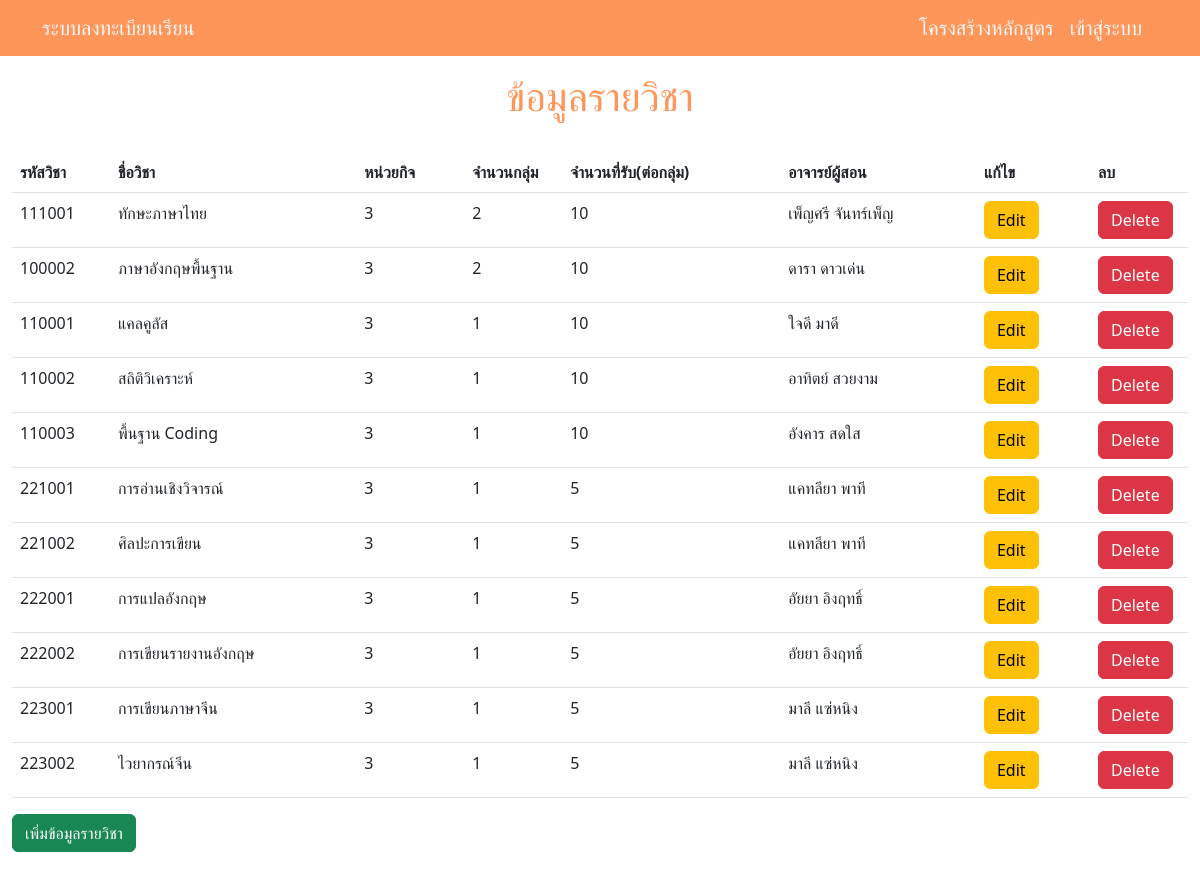
/Course_show.php, run on the app's committed database.
### tables this page shows
CREATE TABLE `course` (
  `cou_id` varchar(6) NOT NULL,
  `cou_name` varchar(30) NOT NULL,
  `cou_credit` int(1) NOT NULL,
  `cou_num_of_group` int(20) NOT NULL,
  `cou_num_of_student` int(10) NOT NULL,
  `cou_building` varchar(30) NOT NULL,
  `sche_Emp_id` varchar(8) DEFAULT NULL
);

CREATE TABLE `employee` (
  `user_id` varchar(8) NOT NULL,
  `emp_fname` varchar(30) NOT NULL,
  `emp_lname` varchar(30) NOT NULL,
  `ra_id` varchar(2) NOT NULL,
  `emp_phone` varchar(10) NOT NULL,
  `emp_enroll` date NOT NULL,
  `emp_email` text NOT NULL,
  `emp_address` text NOT NULL,
  `emp_birth` date DEFAULT NULL,
  `fac_id` varchar(8) NOT NULL,
  `emp_gender` varchar(8) NOT NULL
);

### Course_show.php (the view, shortened to what this page needs)
<?php
include 'conn.php';
?>
<!DOCTYPE html>
<html lang="en">
<head>
    <link href="https://cdn.jsdelivr.net/npm/bootstrap@5.3.0-alpha1/dist/css/bootstrap.min.css" rel="stylesheet">
</head>
<body>
<?php include "navbar.php"; ?>
<div class="container-fluid py-5">
        <br>
        <div class="col-md-auto">
            <h1 class="text-center" style="color: #fe965a;">ข้อมูลรายวิชา</h1><br>
        </div>
        <table class="table">
            <thead>
                <tr>
                    <th class="col-1">รหัสวิชา</th>
                    <th>ชื่อวิชา</th>
                    <th>หน่วยกิจ</th>
                    <th class="col-1">จำนวนกลุ่ม</th>
                    <th>จำนวนที่รับ(ต่อกลุ่ม)</th>
                    <th>อาจารย์ผู้สอน</th>
                    <th>แก้ไข</th>
                    <th class="col-1">ลบ</th>
                </tr>
            </thead>
            <tbody>
                <?php $sql = "SELECT * FROM course
                INNER JOIN sche_employee ON course.sche_Emp_id = sche_employee.sche_Emp_id
                INNER JOIN employee ON sche_employee.user_id = employee.user_id";
                $result = mysqli_query($conn,$sql);
                while ($row = mysqli_fetch_assoc($result)):
                ?>
                <tr>
                    <td>
                        <?php echo $row['cou_id']; ?>
                    </td>
                    <td>
                        <?php echo $row['cou_name']; ?>
                    </td>
                    <td>
                        <?php echo $row['cou_credit']; ?>
                    </td>
                    <td>
                        <?php echo $row['cou_num_of_group']; ?>
                    </td>
                    <td>
                        <?php echo $row['cou_num_of_student']; ?>
                    </td>
                    <td>
                        <?php echo $row['emp_fname']." ".$row['emp_lname']; ?>
                    </td>
                    <td ><a href="JavaScript:if(confirm('Confirm Edit?')==true){window.location='form/Course_editForm.php?couID=<?php echo $row['cou_id'];?>';} "class="btn btn-warning">Edit</a></td>
                    <td ><a href="JavaScript:if(confirm('Confirm Delete?')==true){window.location='funtion/Course_delete.php?couID=<?php echo $row['cou_id'];?>';}"class="btn btn-danger">Delete</a></td>
                </tr>
                <?php endwhile; ?>
            </tbody>
        </table>
        <a href="form/Course_addForm.php" class="btn btn-success" >เพิ่มข้อมูลรายวิชา</a>
    </div>
</body>
</html>

### data on the page
course: cou_id "111001", cou_name "ทักษะภาษาไทย", cou_credit "3", cou_num_of_group "2", cou_num_of_student "10", employee.emp_fname "เพ็ญศรี", employee.emp_lname "จันทร์เพ็ญ"
course: cou_id "100002", cou_name "ภาษาอังกฤษพื้นฐาน", cou_credit "3", cou_num_of_group "2", cou_num_of_student "10", employee.emp_fname "ดารา", employee.emp_lname "ดาวเด่น"
course: cou_id "110001", cou_name "แคลคูลัส", cou_credit "3", cou_num_of_group "1", cou_num_of_student "10", employee.emp_fname "ใจดี", employee.emp_lname "มาดี"
course: cou_id "110002", cou_name "สถิติวิเคราะห์", cou_credit "3", cou_num_of_group "1", cou_num_of_student "10", employee.emp_fname "อาทิตย์", employee.emp_lname "สวยงาม"
course: cou_id "110003", cou_name "พื้นฐาน Coding", cou_credit "3", cou_num_of_group "1", cou_num_of_student "10", employee.emp_fname "อังคาร", employee.emp_lname "สดใส"
course: cou_id "221001", cou_name "การอ่านเชิงวิจารณ์", cou_credit "3", cou_num_of_group "1", cou_num_of_student "5", employee.emp_fname "แคทลียา", employee.emp_lname "พาที"
course: cou_id "221002", cou_name "ศิลปะการเขียน", cou_credit "3", cou_num_of_group "1", cou_num_of_student "5", employee.emp_fname "แคทลียา", employee.emp_lname "พาที"
course: cou_id "222001", cou_name "การแปลอังกฤษ", cou_credit "3", cou_num_of_group "1", cou_num_of_student "5", employee.emp_fname "อัยยา", employee.emp_lname "อิงฤทธิ์"
course: cou_id "222002", cou_name "การเขียนรายงานอังกฤษ", cou_credit "3", cou_num_of_group "1", cou_num_of_student "5", employee.emp_fname "อัยยา", employee.emp_lname "อิงฤทธิ์"
course: cou_id "223001", cou_name "การเขียนภาษาจีน", cou_credit "3", cou_num_of_group "1", cou_num_of_student "5", employee.emp_fname "มาลี", employee.emp_lname "แซ่หนิง"
course: cou_id "223002", cou_name "ไวยากรณ์จีน", cou_credit "3", cou_num_of_group "1", cou_num_of_student "5", employee.emp_fname "มาลี", employee.emp_lname "แซ่หนิง"
